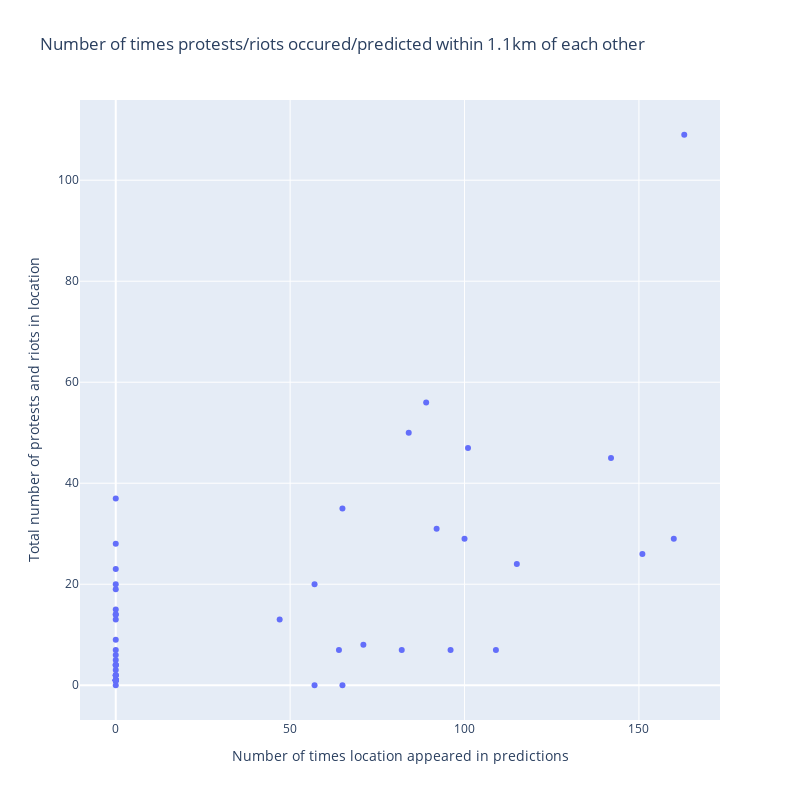

The notebook cell saved with this chart:
### Code cell
fig = px.scatter(
    grouped_points,
    x = "Prediction",
    y = "protests_riots",
    width = 800,
    height = 800,
    hover_data = ['lat', 'lon'],
    labels = {
        'Prediction': 'Number of times location appeared in predictions',
        'protests_riots': 'Total number of protests and riots in location'
    },
    title = "Number of times protests/riots occured/predicted within 1.1km of each other"
)

fig.show()

### Figure 1 — Plotly figure (JSON) as saved in the notebook; plotly's stock layout.template omitted (floating-point values rounded to 4 significant figures)
{"data": [{"customdata": [[26.07, 50.5], [26.08, 50.5], [26.1, 50.49], [26.12, 50.48], [26.13, 50.48], [26.13, 50.6], [26.13, 50.61], [26.14, 50.46], [26.14, 50.61], [26.15, 50.5], [26.15, 50.58], [26.15, 50.62], [26.16, 50.52], [26.16, 50.6], [26.16, 50.61], [26.16, 50.62], [26.16, 50.63], [26.18, 50.52], [26.18, 50.58], [26.19, 50.48], [26.19, 50.55], [26.2, 50.52], [26.2, 50.53], [26.2, 50.54], [26.21, 50.46], [26.21, 50.47], [26.21, 50.49], [26.21, 50.51], [26.21, 50.54], [26.21, 50.56], [26.21, 50.6], [26.22, 50.47], [26.22, 50.51], [26.22, 50.52], [26.22, 50.53], [26.22, 50.54], [26.22, 50.66], [26.23, 50.48], [26.23, 50.49], [26.23, 50.5], [26.23, 50.51], [26.23, 50.53], [26.23, 50.55], [26.23, 50.57], [26.23, 50.59], [26.26, 50.61], [26.28, 50.62], [26.28, 50.63], [26.28, 50.64]], "hovertemplate": "Number of times location appeared in predictions=%{x}<br>Total number of protests and riots in location=%{y}<br>lat=%{customdata[0]}<br>lon=%{customdata[1]}<extra></extra>", "legendgroup": "", "marker": {"color": "#636efa", "symbol": "circle"}, "mode": "markers", "name": "", "orientation": "v", "showlegend": false, "type": "scatter", "x": [0, 0, 96, 57, 0, 101, 142, 82, 89, 109, 0, 0, 0, 0, 0, 65, 0, 0, 0, 47, 0, 0, 64, 0, 0, 0, 0, 0, 84, 0, 0, 151, 163, 65, 160, 0, 0, 71, 0, 0, 115, 92, 0, 0, 100, 0, 0, 57, 0], "xaxis": "x", "y": [1, 2, 7, 20, 4, 47, 45, 7, 56, 7, 1, 20, 6, 4, 5, 0, 1, 2, 2, 13, 7, 14, 7, 15, 13, 4, 1, 37, 50, 23, 9, 26, 109, 35, 29, 28, 0, 8, 1, 1, 24, 31, 19, 1, 29, 1, 3, 0, 14], "yaxis": "y"}], "layout": {"height": 800, "legend": {"tracegroupgap": 0}, "title": {"text": "Number of times protests/riots occured/predicted within 1.1km of each other"}, "width": 800, "xaxis": {"anchor": "y", "domain": [0, 1], "title": {"text": "Number of times location appeared in predictions"}}, "yaxis": {"anchor": "x", "domain": [0, 1], "title": {"text": "Total number of protests and riots in location"}}}}
